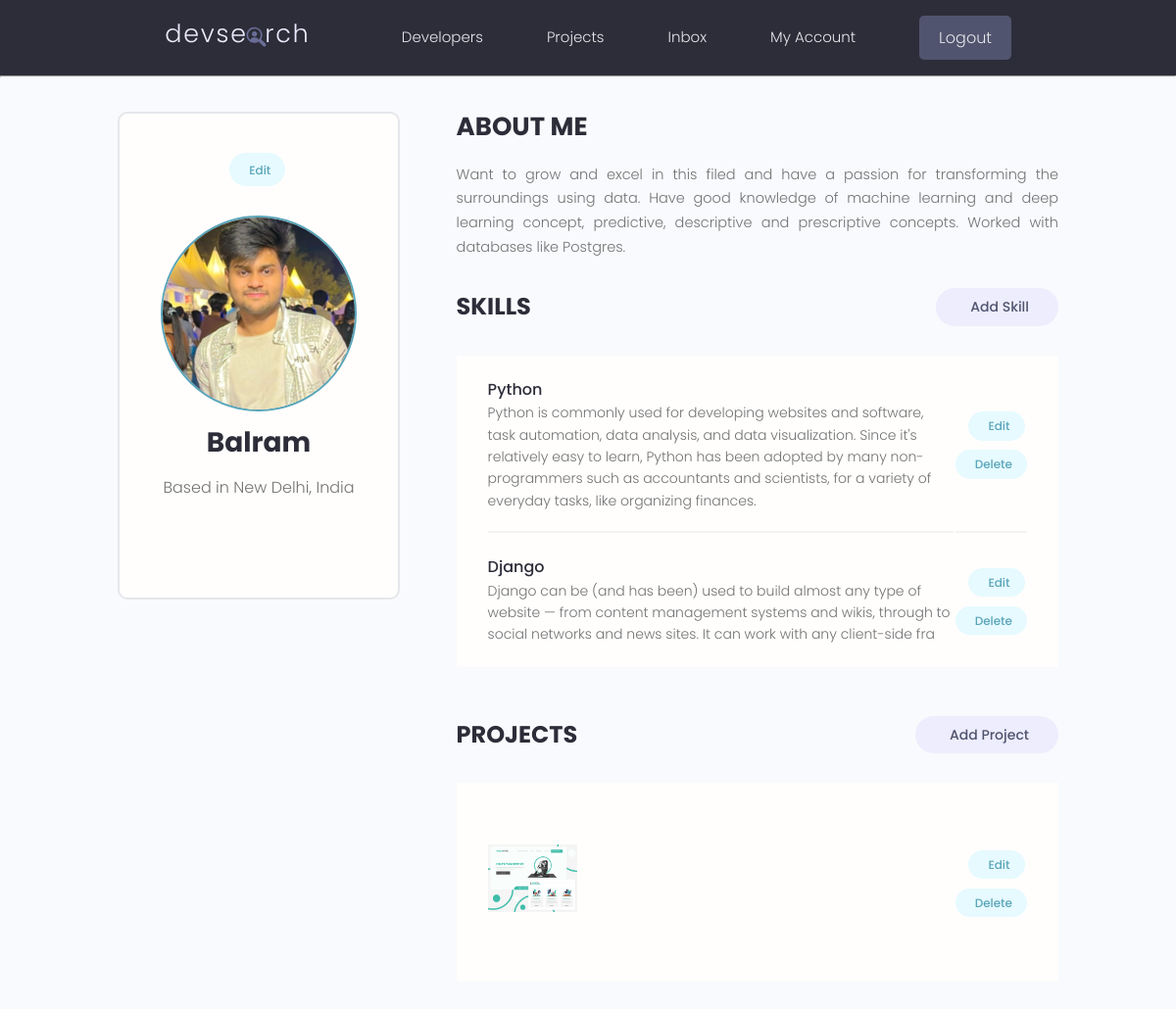
The app's page /account/ (signed in) with its own data.
### users/models.py (models this page shows, shortened)
class Profile(models.Model):
    user = models.OneToOneField(User, null = True, blank = True, on_delete=models.CASCADE)
    name = models.CharField(max_length=200)
    username = models.CharField(max_length = 200, null = True, blank = True)
    location = models.CharField(max_length = 200, null = True, blank = True)
    short_intro = models.CharField(max_length = 500, null = True, blank = True)
    bio = models.TextField(null = True, blank = True)
    profile_image = models.ImageField(null = True, blank = True,
                                      default="profiles/user-default.png", upload_to="profiles/")
    github_link = models.CharField(max_length = 500, null = True, blank = True)
    linkedin_link = models.CharField(max_length = 500, null = True, blank = True)
    website_link = models.CharField(max_length = 500, null = True, blank = True)
    twitter_link = models.CharField(max_length = 500,null = True, blank = True)
    created = models.DateTimeField(auto_now_add  = True)
    id = models.UUIDField(default = uuid.uuid4, unique = True, editable = False, primary_key = True)
    class Meta:
        ordering = ['created']

class skill(models.Model):
    owner = models.ForeignKey(Profile, on_delete=models.CASCADE, null = True, blank =  True)
    name = models.CharField(max_length=200, null = True, blank=True)
    description = models.TextField(max_length = 300, null= True, blank = True)
    created = models.DateTimeField(auto_now_add  = True)
    id = models.UUIDField(default = uuid.uuid4, unique = True, editable = False, primary_key = True)

### projects/models.py (models this page shows, shortened)
class Project(models.Model):
    owner = models.ForeignKey(Profile, null = True, blank = True, on_delete=models.SET_NULL)
    Title = models.CharField(max_length = 200)
    Description = models.TextField(max_length = 2000, null = True, blank = True)
    demo_link = models.CharField(max_length = 2000, null = True, blank = True)
    source_link = models.CharField(max_length = 2000, null = True, blank = True)
    featured_images = models.ImageField(blank=True, null=True, default='default.jpg')
    tags = models.ManyToManyField("Tag")
    vote_ratio = models.IntegerField(default = 0, null = True, blank = True)
    vote_count = models.IntegerField(default = 0, blank = True, null = True)
    created = models.DateTimeField(auto_now_add  = True)
    id = models.UUIDField(default = uuid.uuid4, unique = True, editable = False,primary_key = True)
    class Meta:
        ordering = ['-created']

### users/views.py (the view)
# urls.py: path("account/", views.userAccount, name = "account"),
@login_required(login_url="login")
def userAccount(request):
    profile  = request.user.profile
    context = {"profile":profile}
    return render(request, "users/account.html", context)

### users/templates/users/account.html (shortened to what this page needs)
{% extends 'main.html' %}
{% block content %}
<main class="settingsPage profile my-md">
  <div class="container">
    <div class="layout">
      <div class="column column--1of3">
        <div class="card text-center">
          <div class="card__body dev">
            <a class="tag tag--pill tag--main settings__btn" href="{% url 'edit_account' %}?next={{request.path}}">
              Edit</a>
            <img class="avatar avatar--xl dev__avatar" src="{{profile.profile_image.url}}" />
            <h2 class="dev__name">{{profile.name}}</h2>
            <p class="dev__location">Based in {{profile.location}}</p>
          </div>
        </div>
      </div>
      <div class="column column--2of3">
        <div class="devInfo">
          <h3 class="devInfo__title">About Me</h3>
          <p class="devInfo__about">{{profile.bio}}</p>
        </div>
        <div class="settings">
          <h3 class="settings__title">Skills</h3>
          <a class="tag tag--pill tag--sub settings__btn tag--lg" href="{% url 'create_skill' %}"> Add Skill</a>
        </div>
        <table class="settings__table">
          {% for skill in profile.skill_set.all %}
          <tr>
            <td class="settings__tableInfo">
              <h4>{{skill.name}}</h4>
              <p>
                {{skill.description}}
              </p>
            </td>
            <td class="settings__tableActions">
              <a class="tag tag--pill tag--main settings__btn" href="{% url 'update_skill' skill.id %}"> Edit</a>
              <a class="tag tag--pill tag--main settings__btn" href="{% url 'delete_skill' skill.id %}?next=/account">
                Delete</a>
            </td>
          </tr>
          {% endfor %}
        </table>
        <div class="settings">
          <h3 class="settings__title">Projects</h3>
          <a class="tag tag--pill tag--sub settings__btn tag--lg" href="{% url 'create-project' %}"> Add Project</a>
        </div>
        <table class="settings__table">
          {% for project in profile.project_set.all %}
          <tr>
            <td class="settings__thumbnail">
              <a href="{% url 'project' project.id %}"><img src="{{project.featured_images.url}}" alt="Project Thumbnail" /></a>
            </td>
            <td class="settings__tableInfo">
              <a href="{% url 'project' project.id %}">{{project.title}}</a>
            </td>
            <td class="settings__tableActions">
              <a class="tag tag--pill tag--main settings__btn" href="{% url 'update-project' project.id %}"> Edit</a>
              <a class="tag tag--pill tag--main settings__btn"
                href="{% url 'delete-project'  project.id %}?next=/account">
                Delete</a>
            </td>
          </tr>
          {% endfor %}
        </table>
      </div>
    </div>
  </div>
</main>
{% endblock %}

### static/styles/app.css (style rules this page uses)
:root { --color-sub: #2d2d39; }
.card { border: 2px solid var(--color-light); }
img { width: 100%; }
.profile .card > .dev { padding: 4rem; }
.dev__avatar { display: block; margin: auto; }
.dev__name { color: var(--color-sub); font-size: 2.8rem; font-weight: 700; margin-top: 1rem; margin-bottom: 0.5rem; }
.dev__location { margin-top: 1rem; }
.devInfo { margin-bottom: 3rem; }
.devInfo__title, .devInfo__subtitle { font-size: 2.6rem; color: var(--color-sub); text-transform: uppercase; font-weight: 700; margin-bottom: 1.5rem; }
.devInfo__about, .devSkill__info { font-size: 1.45rem; line-height: 1.7; text-align: justify; }
.settingsPage .dev > .settings__btn { display: inline-block; margin-bottom: 3rem; }
.settings { display: flex; justify-content: space-between; align-items: center; }
.settings__title { font-size: 2.4rem; text-transform: uppercase; font-weight: 700; color: var(--color-sub); }
.settings__table { margin-top: 3rem; margin-bottom: 5rem; padding: 0 3rem; background: var(--color-white); }
.settings__table tr { width: 100%; }
.settings__table tr > td { padding: 2rem 0; }
.settings__table tr:not(:last-child) td { border-bottom: 2px solid var(--color-white-light); }
.settings__thumbnail { width: 23%; min-width: 10rem; }
.settings__thumbnail img { padding-right: 3rem; height: 15rem; object-fit: contain; }
.settings__tableInfo { width: 100%; }
.settings__tableInfo h4, .settings__tableInfo a { padding-right: 1rem; width: auto; font-size: 1.6rem; font-weight: 500; color: var(--color-sub); }
.settings__tableInfo p { font-size: 1.4rem; }
.settings__tableActions { text-align: right; }

### static/uikit/styles/modules/_variables.css (style rules this page uses)
:root { --color-main: #5aa5b9; --color-main-light: #e6faff; --color-sub: #3f4156; --color-sub-light: #51546e; --color-sub-lighter: #ededfd; --color-text: #737373; --color-gray: #8b8b8b; --color-light: #e5e7eb; --color-light-gray: #767676; --color-bg: #f8fafd; --color-white: #fffefd; --color-white-light: #f3f3f3; --color-success: #359e64; --color-success-bg: #def8e8; --color-error: #fc4b0b; --color-error-bg: #fff2ee; --font-base: 'Poppins', arial, helvetica, 'Segoe UI', roboto, ubuntu, sans-serif; --font-monospace: 'Fira Code', 'Courier New', courier, monospace; --font-regular: 300; --font-medium: 500; --font-bold: 700; --generic-shadow: 1px 1px 5px #00000010; --generic-transition: all 0.3s ease-in-out; }

### static/uikit/styles/modules/_base.css (style rules this page uses)
* { margin: 0; padding: 0; box-sizing: border-box; text-rendering: optimizeLegibility; color: inherit; font-size: inherit; }
html { font-size: 50%; }
@media only screen and (min-width: 480px) { html { font-size: 56.25%; } }
@media only screen and (min-width: 1200px) { html { font-size: 62.5%; } }
body { line-height: 1.6; font-weight: 400; font-size: 1.5rem; color: var(--color-text); background-color: var(--color-bg); min-height: 100vh; }

### static/uikit/styles/modules/_typography.css (style rules this page uses)
* { font-family: var(--font-base); }
h2 { font-size: 3.6rem; font-weight: var(--font-bold); }
h3 { font-size: 3.2rem; font-weight: var(--font-medium); }
h4 { font-size: 2.8rem; font-weight: var(--font-medium); }
p, span, strong { font-size: 1.6rem; color: var(--color-text); font-weight: var(--font-regular); }
a { padding-bottom: 2px; text-decoration: none; display: inline-block; color: var(--color-main); font-weight: var(--font-medium); }

### static/uikit/styles/modules/_utilities.css (style rules this page uses)
.container { width: 92%; max-width: 165rem; margin: 0 auto; box-sizing: border-box; }
@media screen and (min-width: 1000px) { .container { width: 90%; } }
@media screen and (min-width: 1200px) { .container { width: 80%; } }
.text-center { text-align: center; }
.my-md { margin: 3rem auto; }

### static/uikit/styles/modules/_avatar.css (style rules this page uses)
.avatar { border-radius: 50%; border: 2px solid var(--color-main); object-fit: cover; }
.avatar--xl { height: 20rem; width: 20rem; }

### static/uikit/styles/modules/_card.css (style rules this page uses)
.card { border-radius: 1rem; background-color: var(--color-white); border: 1.5px solid var(--color-light); width: auto; height: auto; margin-top: 0.5rem; margin-bottom: 0.5rem; overflow: hidden; }
.card__body, .card__header { padding: 2rem 2.5rem; }

### static/uikit/styles/modules/_layout.css (style rules this page uses)
.layout { display: flex; flex-flow: row wrap; justify-content: space-between; }
.layout > .column { margin-bottom: 3rem; }
.layout > .column.column--1of3 { flex-basis: 30%; }
.layout > .column.column--2of3 { flex-basis: 64%; }

### records on screen
Profile: profile_image (picture), name "Balram", location "New Delhi, India", bio "Want to grow and excel in this filed and have a passion for transforming the surroundings using data. Have good knowledge of machine learning and deep learning concept, predictive, descriptive and prescriptive concepts. Worked with databases like Postgres."
skill: name "Python", description "Python is commonly used for developing websites and software, task automation, data analysis, and data visualization. Since it's relatively easy to learn, Python has been adopted by many non-programmers such as accountants and scientists, for a variety of everyday tasks, like organizing finances."
skill: name "Django", description "Django can be (and has been) used to build almost any type of website — from content management systems and wikis, through to social networks and news sites. It can work with any client-side fra"
Project: featured_images (picture)
